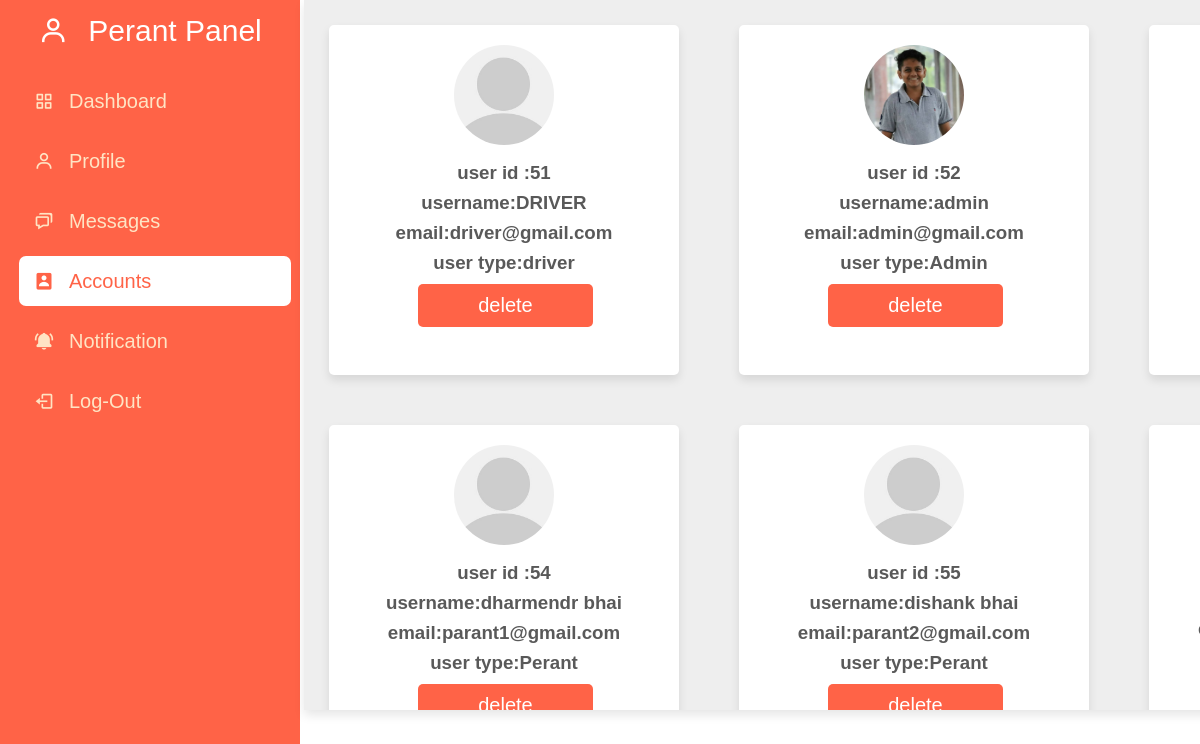
The page /admin_accounts.php (signed in) on the database its author committed.
### tables this page shows
CREATE TABLE `users` (
  `id` int(255) NOT NULL,
  `name` varchar(255) NOT NULL,
  `email` varchar(255) NOT NULL,
  `password` varchar(255) NOT NULL,
  `user_type` varchar(255) NOT NULL DEFAULT 'user',
  `image` varchar(100) NOT NULL
);

### admin_accounts.php (the view, shortened to what this page needs)
<?php
@include 'config.php';
?>
<!DOCTYPE html>
<html lang="en">
<head>
    <link rel="stylesheet" type="text/css" href="./css/dashboard.css">
    <link href='https://unpkg.com/boxicons@2.1.4/css/boxicons.min.css' rel='stylesheet'>
</head>
<body>
    <div class="slidebar">
        <div class="logo_content">
            <div class="logo">
                <i class='bx bx-user'></i>
                <div class="logo_name"><?php echo $_SESSION['uname'] ?> Panel</div>
            </div>
        </div>
        <ul class="nav_list">
            <li>
                <a href="admin_page.php">
                    <i class='bx bx-grid-alt'></i>
                    <span class="link_name" class="active">Dashboard</span>
                </a>
            </li>
            <li>
                <a href="admin_profile.php">
                    <i class='bx bx-user'></i>
                    <span class="link_name">Profile</span>
                </a>
            </li>
            <li>
                <a href="admin_message.php">
                    <i class='bx bx-chat'></i>
                    <span class="link_name">Messages</span>
                </a>
            </li>
            <li>
                <a href="admin_accounts.php" class="active">
                    <i class='bx bxs-user-rectangle'></i>
                    <span class="link_name">Accounts</span>
                </a>
            </li>
            <li>
                <a href="admin_notification.php">
                    <i class='bx bxs-bell-ring'></i>
                    <span class="link_name">Notification</span>
                </a>
            </li>
            <li>
                <a href="logout.php">
                    <i class='bx bx-log-out'></i>
                    <span class="link_name">Log-Out</span>
                </a>
            </li>
        </ul>
    </div>
    <div class="main">
        <?php
            $select = mysqli_query($conn, "SELECT * FROM `users`") or die('query failed');
            while( $fetch = mysqli_fetch_assoc($select)){
        ?>
            <div class="account_box">
                <?php
                if($fetch['image'] == ''){
                    echo '<img src="img/default-avatar.png">';
                }else{
                    echo '<img src="uploaded_img/'.$fetch['image'].'">';
                }?>
                    <br>
                    <h3>user id :<?php echo $fetch['id']; ?></h3>
                    <h3>username:<?php echo $fetch['name']; ?></h3>
                    <h3>email:<?php echo $fetch['email']; ?></h3>
                    <h3>user type:<?php echo $fetch['user_type']; ?></h3>
                    <a href="admin_accounts.php?delete=<?= $fetch['id']; ?>" onclick="return confirm('delete this user?');">delete</a>
            </div>
        <?php } ?>
    </div>
</body>
</html>

### css/dashboard.css (style rules this page uses)
* { margin: 0; padding: 0; box-sizing: border-box; font-family: sans-serif; }
body { position: relative; width: 100%; min-height: 130vh; overflow: hidden; }
.slidebar { position: fixed; top: 0; left: 0; height: 100%; width: 300px; padding: 6px 14px; background: tomato; }
.slidebar .logo_content .logo { color: #fff; display: flex; height: 50px; width: 100%; align-items: center; justify-content: center; }
.logo_content .logo i { font-size: 30px; margin-right: 10px; cursor: pointer; }
.logo_content .logo .logo_name { font-size: 30px; font-weight: 400; cursor: pointer; }
.slidebar ul { margin-top: 20px; }
.slidebar ul li { position: relative; height: 50px; width: 100%; margin: 10px 5px; font-size: 20px; list-style: none; line-height: 50px; }
.slidebar ul li a { display: flex; align-items: center; text-decoration: none; color: bisque; transition: all 0.1s ease; }
.slidebar ul li .active { color: tomato; background: #fff; border-radius: 7px; }
.slidebar ul li i { height: 50px; min-width: 50px; line-height: 50px; border-radius: 12px; text-align: center; }
.main { position: fixed; height: 710px; width: 1230px; margin-left: 304px; background-color: #eee; box-shadow:0 5px 10px rgba(0,0,0,.1); overflow-x: hidden; overflow-y: auto; }
.account_box { background-color:#fff; height: 163px; width: 350px; margin: 25px; box-shadow:0 5px 10px rgba(0,0,0,.1); text-align: center; border-radius: 5px; }
.main { overflow-x: hidden; overflow-y: auto; display: grid; grid-template-columns: repeat(auto-fit, minmax(25rem, 1fr)); align-items: flex-start; }
.account_box { height: 350px; width: 350px; }
.main .account_box h3 { margin: 8px; color: rgba(51, 51, 51, 0.817); }
.main .account_box a { width: 50%; border-radius: 5px; padding:10px 30px; color:#fff; display: block; margin-left:89px; text-align: center; cursor: pointer; font-size: 20px; margin-top: 10px; text-decoration: none; background-color: tomato; }
.main .account_box img { margin-top: 20px; height: 100px; width: 100px; border-radius: 50%; object-fit: cover; margin-bottom: 5px; }

### rows shown on the page
users: id "51", name "DRIVER", email "driver@gmail.com", user_type "driver"
users: image (picture), id "52", name "admin", email "admin@gmail.com", user_type "Admin"
users: id "54", name "dharmendr bhai", email "parant1@gmail.com", user_type "Perant"
users: id "55", name "dishank bhai", email "parant2@gmail.com", user_type "Perant"

### other values the page prints
$_SESSION['uname'] "Perant"
